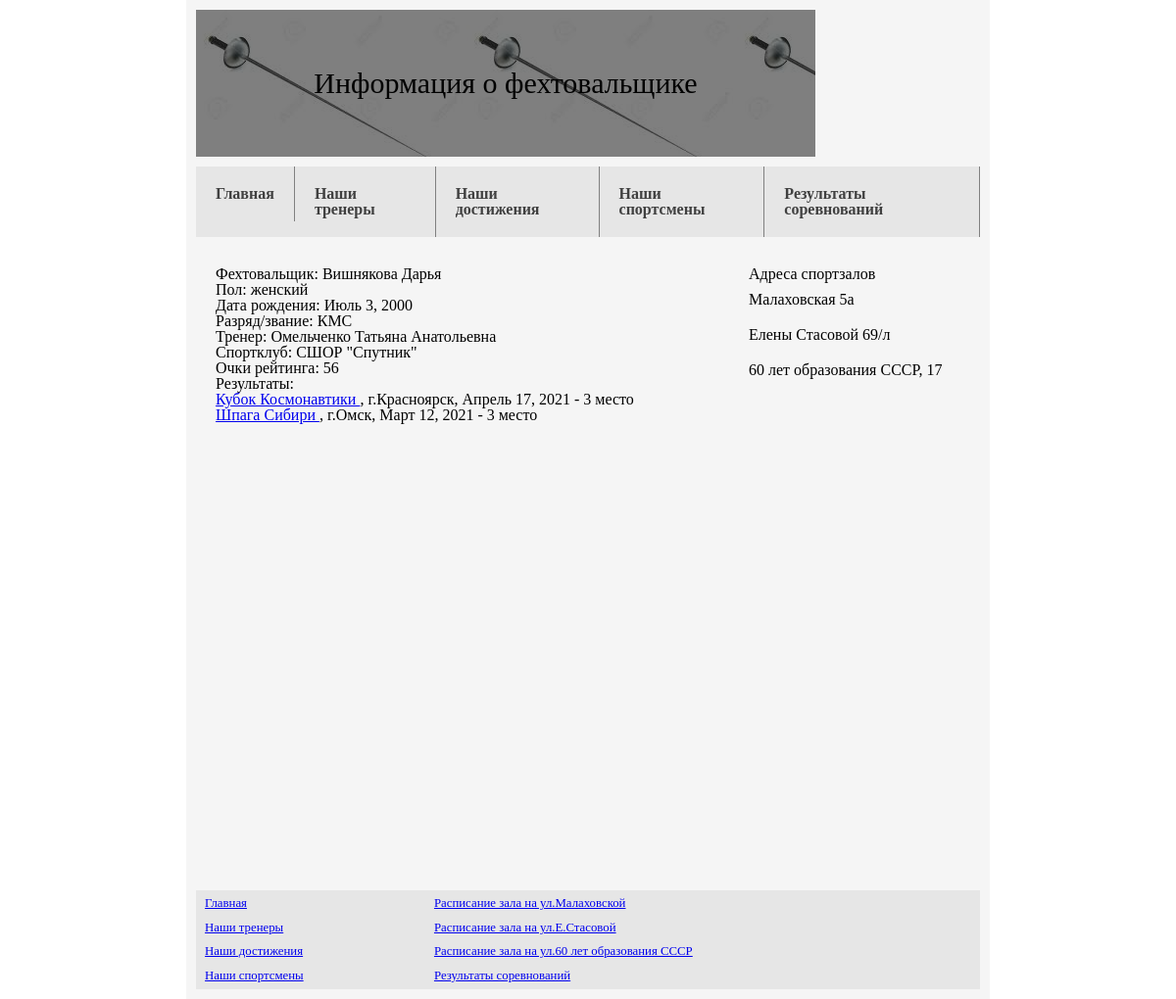
Screenshot of /catalog/fencer/3 with the database file from the repository.
### catalog/models.py (models this page shows, shortened)
class Fencer(models.Model):
    surname = models.CharField(max_length=200)
    name = models.CharField(max_length=200)
    gender = models.ForeignKey('Gender', on_delete=models.SET_NULL, null=True)
    birthday = models.DateField()
    rank = models.ForeignKey('Rank', on_delete=models.SET_NULL, null=True)
    coach = models.ForeignKey('Coach', on_delete=models.SET_NULL, null=True)
    sportclub = models.ForeignKey('Sportclub', on_delete=models.SET_NULL, null=True)
    rate = models.IntegerField()
    class Meta:
        ordering = ['-rate']

class Gender(models.Model):
    gender = models.CharField(max_length=10, help_text="Введите гендерную принадлежность спортсмена.")
    def __str__(self):
        return self.gender

class Rank(models.Model):
    rank = models.CharField(max_length=5, help_text="Введите разряд/звание спортсмена (например, 1юн или МСМК)")
    def __str__(self):
        return self.rank

class Coach(models.Model):
    fio = models.CharField(max_length=300, help_text="Введите фамилию, имя и отчество тренера (с большой буквы, полностью).")
    def __str__(self):
        return self.fio

class Sportclub(models.Model):
    sportclub = models.CharField(max_length=300, help_text="Введите название спортклуба (например, Виктория).")
    city = models.ForeignKey('City', on_delete=models.SET_NULL, null=True)
    def __str__(self):
        return self.sportclub

class Result(models.Model):
    fencer = models.ForeignKey('Fencer', on_delete=models.SET_NULL, null=True)
    competition = models.ForeignKey('Competition', on_delete=models.SET_NULL, null=True)
    result = models.IntegerField()
    class Meta:
        ordering = ['result',]

class Competition(models.Model):
    title = models.CharField(max_length=500)
    level = models.ForeignKey('Level', on_delete=models.SET_NULL, null=True)
    weapon = models.ForeignKey('Weapon', on_delete=models.SET_NULL, null=True)
    gender = models.ForeignKey('Gender', on_delete=models.SET_NULL, null=True)
    category = models.ForeignKey('Category', on_delete=models.SET_NULL, null=True)
    place = models.ForeignKey('Place', on_delete=models.SET_NULL, null=True)
    datestart = models.DateField()
    dateend = models.DateField()
    def get_absolute_url(self):
        return reverse('competition-detail', args=[str(self.id)])

class Place(models.Model):
    place = models.CharField(max_length=300, help_text="Введите название места (например, Спортзал №2 НГУ).")
    adres = models.CharField(max_length=200, help_text="Введите адрес (улица, дом, корпус при необходимости).")
    city = models.ForeignKey('City', on_delete=models.SET_NULL, null=True)

class City(models.Model):
    city = models.CharField(max_length=200, help_text="Введите город/иной населённый пункт (с большой буквы).")
    def __str__(self):
        return self.city

### catalog/views.py (the view)
# urls.py: url(r'^fencer/(?P<pk>\d+)$', views.FencerDetailView.as_view(), name='fencer-detail'),
class FencerDetailView(generic.DetailView):
    model = Fencer

### catalog/templates/catalog/fencer_detail.html (shortened to what this page needs)
<!DOCTYPE html>
<html lang="en">
<head>
    {% load static %}
   <link rel="stylesheet" href="{% static 'css/styles.css' %}">
   <link rel="stylesheet" href="{% static 'css/reset.css' %}">
</head>
<body>
<div class="container">
<div class="header">
    <div class="title-block">
        <div class="h1">Информация о фехтовальщике</div>
    </div>
    <div class="userpic"></div>
</div>
<div class="nav">
    <ul>
        <li><a href = "{% url 'index' %}">Главная</a></li>
        <li><a href = "{% url 'coaches' %}">Наши тренеры</a></li>
        <li><a href = "{% url 'awards' %}">Наши достижения</a></li>
        <li><a href = "{% url 'fencers' %}">Наши спортсмены</a></li>
        <li><a href = "{% url 'competitions' %}">Результаты соревнований</a></li>
    </ul>
</div>
<div class="content-wrapper">
    <div class="content">
        <h2>Фехтовальщик: {{ fencer.surname }} {{ fencer.name }}</h2>
        <p><strong>Пол:</strong> {{ fencer.gender }}</p>
        <p><strong>Дата рождения:</strong> {{ fencer.birthday }}</p>
        <p><strong>Разряд/звание:</strong> {{ fencer.rank }}</p>
        <p><strong>Тренер:</strong> {{ fencer.coach }}</p>
        <p><strong>Спортклуб:</strong> {{ fencer.sportclub }}</p>
        <p><strong>Очки рейтинга:</strong> {{ fencer.rate }}</p>
        <p><strong>Результаты:</strong></p>
        <ul>
            {% for res in fencer.result_set.all %}
            <li>
              <a href="{{ res.competition.get_absolute_url }}">{{ res.competition.title }} </a>, г.{{ res.competition.place.city }}, {{ res.competition.datestart }} - {{ res.result}} место
             </li>
            {% endfor %}
          </ul>
    </div>
    <div class="sidebar">
        <h3>Адреса спортзалов</h3>
        <ul class="adr">
            <li>Малаховская 5а</li>
            <li>Елены Стасовой 69/л</li>
            <li>60 лет образования СССР, 17</li>
        </ul>
    </div>
</div>
<div class="footer">
    <table>
        <tr>
            <td><a href = "{% url 'index' %}">Главная</a></td>
            <td><a href = "{% url 'raspM' %}">Расписание зала на ул.Малаховской</a></td>
        </tr>
        <tr>
            <td><a href = "{% url 'coaches' %}">Наши тренеры</a></td>
            <td><a href = "{% url 'raspES' %}">Расписание зала на ул.Е.Стасовой</a></td>
        </tr>
        <tr>
            <td><a href = "{% url 'awards' %}">Наши достижения</a></td>
            <td><a href = "{% url 'rasp60' %}">Расписание зала на ул.60 лет образования СССР</a></td>
        </tr>
        <tr>
            <td><a href = "{% url 'fencers' %}">Наши спортсмены</a></td>
            <td><a href = "{% url 'competitions' %}">Результаты соревнований</a></td>
        </tr>
</div>
</div>
</body>
</html>

### catalog/static/css/styles.css (style rules this page uses)
body { font-family: 'Open Sans', sans-serif; background: url(https://freefrontend.com/assets/img/css-background-patterns/css-lattice-pattern.png); padding: 100px 0; }
h3 { font-size: 20px; font-weight: bold; margin-bottom: 10px; }
.container { width: 800px; min-height: 1000px; border: 10px solid whitesmoke; margin: 0 auto; background: whitesmoke; position: relative; }
.header { display: flex; height: 150px; }
.footer { position: absolute; bottom: 0; border: 0; width: 800px; }
table { width: 800px; background: rgb(230,230,230); }
.title-block { display: flex; justify-content: center; align-items: center; width: 80%; height: 100%; font-size: 30px; font-style: initial; position: relative; margin-right: 10px; }
.title-block::after { content: "" ; position: absolute; left: 0; top: 0; width: 100%; height: 100%; background:black; opacity: 0.5; }
.h1 { position: relative; z-index: 1; }
.userpic { display: flex; width: 20%; height: 100%; background: url(https://media.istockphoto.com/photos/male-fencer-picture-id879863742?k=6&m=879863742&s=612x612&w=0&h=E-0SJgjizDLy1v152gH-F4s98FwR6Dcaw-bVGpfZRBs=) center center / cover; }
.nav ul { display: flex; background: rgb(230,230,230); margin: 10px 0; }
.nav li a { display: flex; padding: 20px; text-decoration: none; color: #404040; font-weight: bold; border-right: 1px solid gray; transition: background .3s ease; }
.content-wrapper { display: flex; }
.content { width: 70%; padding: 20px; }
.sidebar { padding: 20px; width: 30%; }
.adr li { padding: 10px 0; transition: transform 5.s ease; }
.footer td { font-size: 0.8em; padding: 5px 7px; }

### rows the page displays
Fencer: surname "Вишнякова", name "Дарья", gender "женский", birthday "Июль 3, 2000", rank "КМС", coach "Омельченко Татьяна Анатольевна", sportclub "СШОР \"Спутник\"", rate "56"
Result: competition "Кубок Космонавтики", competition.place.city "Красноярск", competition.datestart "Апрель 17, 2021", result "3"
Result: competition "Шпага Сибири", competition.place.city "Омск", competition.datestart "Март 12, 2021", result "3"
